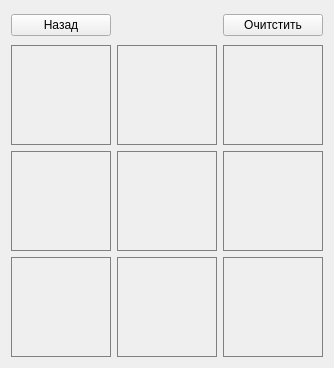
<?xml version="1.0" encoding="UTF-8"?>
<ui version="4.0">
 <class>PlayWindow</class>
 <widget class="QWidget" name="PlayWindow">
  <property name="geometry">
   <rect>
    <x>0</x>
    <y>0</y>
    <width>330</width>
    <height>362</height>
   </rect>
  </property>
  <property name="sizePolicy">
   <sizepolicy hsizetype="Minimum" vsizetype="Minimum">
    <horstretch>1</horstretch>
    <verstretch>1</verstretch>
   </sizepolicy>
  </property>
  <property name="focusPolicy">
   <enum>Qt::StrongFocus</enum>
  </property>
  <property name="windowTitle">
   <string>Form</string>
  </property>
  <layout class="QGridLayout" name="gridLayout" rowstretch="0,0,0,0" columnstretch="0,0,0">
   <property name="sizeConstraint">
    <enum>QLayout::SetFixedSize</enum>
   </property>
   <item row="3" column="0">
    <widget class="QPushButton" name="pushButton_7">
     <property name="sizePolicy">
      <sizepolicy hsizetype="Minimum" vsizetype="Minimum">
       <horstretch>1</horstretch>
       <verstretch>1</verstretch>
      </sizepolicy>
     </property>
     <property name="minimumSize">
      <size>
       <width>100</width>
       <height>100</height>
      </size>
     </property>
     <property name="styleSheet">
      <string notr="true">QPushButton {
border: 1px solid gray;
}</string>
     </property>
     <property name="text">
      <string/>
     </property>
     <property name="iconSize">
      <size>
       <width>10</width>
       <height>10</height>
      </size>
     </property>
    </widget>
   </item>
   <item row="2" column="2">
    <widget class="QPushButton" name="pushButton_6">
     <property name="sizePolicy">
      <sizepolicy hsizetype="Minimum" vsizetype="Minimum">
       <horstretch>1</horstretch>
       <verstretch>1</verstretch>
      </sizepolicy>
     </property>
     <property name="minimumSize">
      <size>
       <width>100</width>
       <height>100</height>
      </size>
     </property>
     <property name="styleSheet">
      <string notr="true">QPushButton {
border: 1px solid gray;
}</string>
     </property>
     <property name="text">
      <string/>
     </property>
     <property name="iconSize">
      <size>
       <width>98</width>
       <height>98</height>
      </size>
     </property>
    </widget>
   </item>
   <item row="1" column="0">
    <widget class="QPushButton" name="pushButton">
     <property name="enabled">
      <bool>true</bool>
     </property>
     <property name="sizePolicy">
      <sizepolicy hsizetype="Minimum" vsizetype="Minimum">
       <horstretch>1</horstretch>
       <verstretch>1</verstretch>
      </sizepolicy>
     </property>
     <property name="minimumSize">
      <size>
       <width>100</width>
       <height>100</height>
      </size>
     </property>
     <property name="contextMenuPolicy">
      <enum>Qt::DefaultContextMenu</enum>
     </property>
     <property name="styleSheet">
      <string notr="true">QPushButton {
border: 1px solid gray;
}</string>
     </property>
     <property name="text">
      <string/>
     </property>
     <property name="iconSize">
      <size>
       <width>98</width>
       <height>98</height>
      </size>
     </property>
    </widget>
   </item>
   <item row="2" column="0">
    <widget class="QPushButton" name="pushButton_4">
     <property name="sizePolicy">
      <sizepolicy hsizetype="Minimum" vsizetype="Minimum">
       <horstretch>1</horstretch>
       <verstretch>1</verstretch>
      </sizepolicy>
     </property>
     <property name="minimumSize">
      <size>
       <width>100</width>
       <height>100</height>
      </size>
     </property>
     <property name="styleSheet">
      <string notr="true">QPushButton {
border: 1px solid gray;
}</string>
     </property>
     <property name="text">
      <string/>
     </property>
     <property name="iconSize">
      <size>
       <width>98</width>
       <height>98</height>
      </size>
     </property>
    </widget>
   </item>
   <item row="3" column="2">
    <widget class="QPushButton" name="pushButton_9">
     <property name="sizePolicy">
      <sizepolicy hsizetype="Minimum" vsizetype="Minimum">
       <horstretch>1</horstretch>
       <verstretch>1</verstretch>
      </sizepolicy>
     </property>
     <property name="minimumSize">
      <size>
       <width>100</width>
       <height>100</height>
      </size>
     </property>
     <property name="styleSheet">
      <string notr="true">QPushButton {
border: 1px solid gray;
}</string>
     </property>
     <property name="text">
      <string/>
     </property>
     <property name="iconSize">
      <size>
       <width>98</width>
       <height>98</height>
      </size>
     </property>
    </widget>
   </item>
   <item row="3" column="1">
    <widget class="QPushButton" name="pushButton_8">
     <property name="sizePolicy">
      <sizepolicy hsizetype="Minimum" vsizetype="Minimum">
       <horstretch>1</horstretch>
       <verstretch>1</verstretch>
      </sizepolicy>
     </property>
     <property name="minimumSize">
      <size>
       <width>100</width>
       <height>100</height>
      </size>
     </property>
     <property name="styleSheet">
      <string notr="true">QPushButton {
border: 1px solid gray;
}</string>
     </property>
     <property name="text">
      <string/>
     </property>
     <property name="iconSize">
      <size>
       <width>98</width>
       <height>98</height>
      </size>
     </property>
    </widget>
   </item>
   <item row="2" column="1">
    <widget class="QPushButton" name="pushButton_5">
     <property name="sizePolicy">
      <sizepolicy hsizetype="Minimum" vsizetype="Minimum">
       <horstretch>1</horstretch>
       <verstretch>1</verstretch>
      </sizepolicy>
     </property>
     <property name="minimumSize">
      <size>
       <width>100</width>
       <height>100</height>
      </size>
     </property>
     <property name="styleSheet">
      <string notr="true">QPushButton {
border: 1px solid gray;
}</string>
     </property>
     <property name="text">
      <string/>
     </property>
     <property name="iconSize">
      <size>
       <width>98</width>
       <height>98</height>
      </size>
     </property>
    </widget>
   </item>
   <item row="1" column="2">
    <widget class="QPushButton" name="pushButton_3">
     <property name="sizePolicy">
      <sizepolicy hsizetype="Minimum" vsizetype="Minimum">
       <horstretch>1</horstretch>
       <verstretch>1</verstretch>
      </sizepolicy>
     </property>
     <property name="minimumSize">
      <size>
       <width>100</width>
       <height>100</height>
      </size>
     </property>
     <property name="styleSheet">
      <string notr="true">QPushButton {
border: 1px solid gray;
}</string>
     </property>
     <property name="text">
      <string/>
     </property>
     <property name="iconSize">
      <size>
       <width>98</width>
       <height>98</height>
      </size>
     </property>
    </widget>
   </item>
   <item row="1" column="1">
    <widget class="QPushButton" name="pushButton_2">
     <property name="sizePolicy">
      <sizepolicy hsizetype="Minimum" vsizetype="Minimum">
       <horstretch>1</horstretch>
       <verstretch>1</verstretch>
      </sizepolicy>
     </property>
     <property name="minimumSize">
      <size>
       <width>100</width>
       <height>100</height>
      </size>
     </property>
     <property name="styleSheet">
      <string notr="true">QPushButton {
border: 1px solid gray;
}</string>
     </property>
     <property name="text">
      <string/>
     </property>
     <property name="iconSize">
      <size>
       <width>98</width>
       <height>98</height>
      </size>
     </property>
    </widget>
   </item>
   <item row="0" column="0" colspan="3">
    <layout class="QHBoxLayout" name="horizontalLayout_2">
     <item>
      <widget class="QPushButton" name="pushButton_back">
       <property name="text">
        <string>Назад</string>
       </property>
      </widget>
     </item>
     <item>
      <layout class="QGridLayout" name="gridLayout_4">
       <item row="0" column="0">
        <widget class="QLabel" name="labelCross">
         <property name="text">
          <string>&lt;html&gt;&lt;head/&gt;&lt;body&gt;&lt;p align=&quot;center&quot;&gt;&lt;br/&gt;&lt;/p&gt;&lt;/body&gt;&lt;/html&gt;</string>
         </property>
        </widget>
       </item>
       <item row="0" column="1">
        <widget class="QLabel" name="labelZero">
         <property name="text">
          <string>&lt;html&gt;&lt;head/&gt;&lt;body&gt;&lt;p align=&quot;center&quot;&gt;&lt;br/&gt;&lt;/p&gt;&lt;/body&gt;&lt;/html&gt;</string>
         </property>
        </widget>
       </item>
      </layout>
     </item>
     <item>
      <widget class="QPushButton" name="pushButto_clear">
       <property name="text">
        <string>Очитстить</string>
       </property>
      </widget>
     </item>
    </layout>
   </item>
  </layout>
 </widget>
 <resources/>
 <connections/>
</ui>
